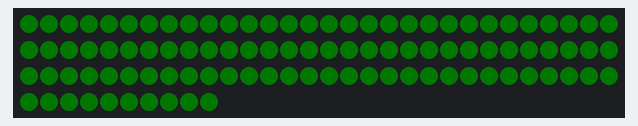
A sketch run on a simulated Arduino Uno, built with avr-gcc and run on an emulated ATmega328P. Parts: 100 RGB LEDs in strip order, left to right, continuing on the next row. Dim RGB values are drawn brighter than linear.

Above: at 0.16 s.
At 8.25 s:
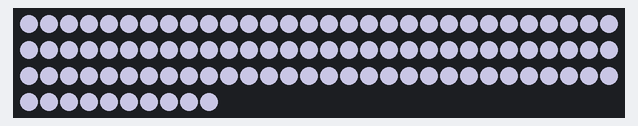
At 19.42 s:
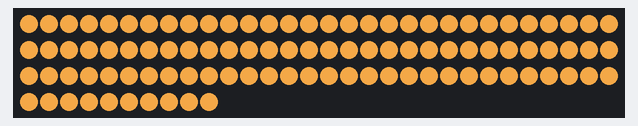
At 38.73 s:
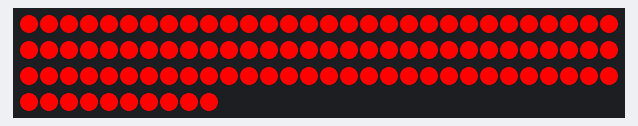

The sketch:

test_wakelight.ino
```cpp
//test_WakeLight
//Author: Mitchell Ciupak
//Date: 2020-05-03

#include <FastLED.h>

#define NUM_LEDS 100
#define DATA_PIN 2

CRGB leds[NUM_LEDS];

void setup() {
  FastLED.addLeds<NEOPIXEL, DATA_PIN>(leds, NUM_LEDS);
}

void setRGB(int red, int green, int blue) {
  for (int i=0; i < NUM_LEDS; i++) {
    leds[i] = CRGB(red,green,blue); //RGB
  }
  FastLED.show();
}

void loopRGB(int delayTime) {
  int redList[] = {0,8,17,26,35,43,52,61,70,79,87,96,105,114,123,131,140,149,158,167,175,184,193,202,211,219,228,237,246,255,255,255,255,255,255,255,255,255,255,255,255,255,255,255,255,255,255,255,255,255,255,255,255,255,255,255,255,255,255,255,255,255,255,255,255,255,255,255,255,255,255,255,255,255,255,255,255,255,255,255,255,255,255,255,255,255,255,255,255,255,255,255,255,255,255,255,255,255,255,255,254,253,253,252,252,251,250,250,249,249,248,247,247,246,246,245,245,244,243,243,242,242,241,240,240,239,239,238,237,237,236,236,235,235,234,233,233,232,232,231,230,230,229,229,228,228,227,226,226,225,225,224,223,223,222,222,221,220,220,219,219,218,218,217,216,216,215,215,214,213,213,212,212,211,211,210,209,209,208,208,207,206,206,205,205,204,203,203,202,202,201,201,200,199,199,198,198,197,196,196,195,195,194,193,193,192,192,191,191,190,189,189,188,188,187,186,186,185,185,184,184,183,182,182,181,181,180,179,179,178,178,177,176,176,175,175,174,174,173,172,172,171,171,170,169,169,168,168,167,167,166,165,165,164,164,163,162,162,161,161,160,159,159,158,158,157,157,156,155,155,154,154,153,152,152,151,151,150,150,149,148,147,146,145,144,142,141,140,139,138,137,136,135,134,133,132,131,130,129,128};
  int greenList[] = {2,4,6,8,10,13,15,17,19,21,23,26,28,30,32,34,36,39,41,43,45,47,49,52,54,56,58,60,62,65,67,69,71,73,75,78,80,82,84,86,88,91,93,95,97,99,101,104,106,108,110,112,114,117,119,121,123,125,128,128,130,132,135,137,140,142,145,147,150,150,150,150,150,150,150,150,150,150,150,150,150,150,150,150,150,150,150,150,150,150,150,150,150,150,150,150,150,150,150,150,150,150,150,150,150,150,150,150,150,150,150,150,150,150,150,150,150,150,150,150,150,150,150,150,150,150,150,150,150,150,150,150,150,150,150,150,150,150,150,150,150,150,150,150,150,150,150,150,150,150,150,150,150,150,150,150,150,150,150,150,150,150,150,150,150,150,150,150,150,150,150,150,150,150,150,150,150,150,150,150,150,150,150,150,150,150,150,150,150,150,150,150,150,150,150,150,150,150,150,150,150,150,150,150,150,150,150,150,150,150,150,150,150,150,150,150,150,150,150,150,150,150,150,150,150,150,150,150,150,150,150,150,150,150,150,150,150,150,150,150,150,150,150,150,150,150,150,150,149,148,147,146,145,144,142,141,140,139,138,137,136,135,134,133,132,131,130,129,128};
  //int blueList[] = {1,2,3,5,6,7,9,10,11,12,14,15,16,18,19,20,22,23,24,25,27,28,29,31,32,33,34,36,37,38,40,41,42,44,45,46,47,49,50,51,53,54,55,57,58,59,60,62,63,64,66,67,68,69,71,72,73,75,76,77,79,80,81,82,84,85,86,88,89,90,92,93,94,95,97,98,99,101,102,103,104,106,107,108,110,111,112,114,115,116,117,119,120,121,123,124,125,127,128,129,130,132,133,134,136,137,138,139,141,142,143,145,146,147,149,150,151,152,154,155,156,158,159,160,162,163,164,165,167,168,169,171,172,173,174,176,177,178,180,181,182,184,185,186,187,189,190,191,193,194,195,197,198,199,200,202,203,204,206,207,208,209,211,212,213,215,216,217,219,220,221,222,224,225,226,228,229,230,232,233,234,235,236,237,238,240,241,242,243,244,245,246,247,248,249,250,251,252,253,255};

  int r = 0;
  int g = 0;
  int b = 0;

  for (r=0; r < 300; r++) {
    if (r < 31) {
      setRGB(redList[r],greenList[0],0);
    } else {
      if(g < 69) {
        setRGB(redList[r],greenList[g],0);
        g++;
      } else {
        setRGB(redList[r],greenList[g],b++);
      }
    }

    delay(delayTime); //miliseconds //Delayed to work for 15 minutes: 3570
  }

}

void loop() {
  setRGB(50,45,65);
  loopRGB(10);
}
```
